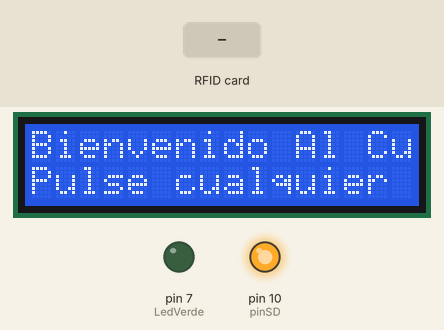
This sketch was run on a simulated Arduino Uno, built with avr-gcc and run on an emulated ATmega328P. On the bench: 16×2 character LCD, output pins drawn as LEDs (lit = HIGH). The inputs (shaded band) are chosen by the test bench. The local clock reads 2024-03-15 10:24:30 at power-on unless the sketch sets it; storage starts empty.

Above: at 0.21 s.
At 1.36 s:
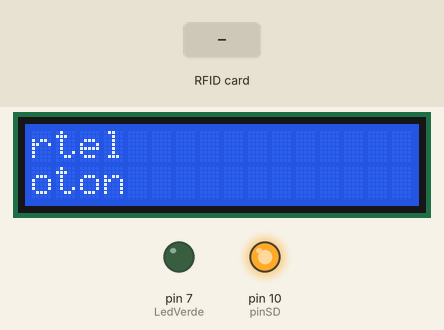
1.4 s: RFID card 4C 8F 7E 6E held to the reader
At 1.8 s:
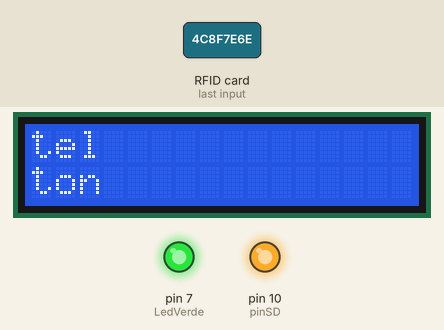
Timing chart, 0 to 4.4 s (numbered marks = the images above; inputs shaded):
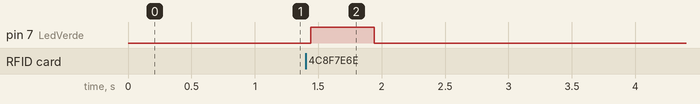

Measured:
- after the input at 1.4 s, pin 7 (LedVerde): LOW → HIGH at once, → LOW 0.50 s later
- what the display in image 2 shows lasts 0.6 s, from 1.4 s to 2.0 s

The sketch:

Proyecto-Final-anterior.ino
```cpp
#include <SPI.h>       // libreria comunicacion SPI
#include <MFRC522.h>   // libreria del Lector RFID
#include <Wire.h>    // libreria comunicacion I2C
#include <Time.h>     // libreria para el tiempo
#include <DS1307RTC.h>   // libreria del reloj
#include <SD.h>       // libreria para la memoria SD
#include <LCD.h>
#include <LiquidCrystal_I2C.h>

#define RST_PIN 9 // Configurable, pin 9 para Reset del MFRC522
#define SS_PIN 8 // Configurable, pin 8 para el selector de chip del MFRC522

LiquidCrystal_I2C lcd(0x27, 2, 1, 0, 4, 5, 6, 7);

const int pulsadorIngresoPin = 2;
const int pulsadorEgresoPin = 3;

const char *Mes[13] = {" ",        // arreglo de meses
  "Ene", "Feb", "Mar", "Abr", "May", "Jun",
  "Jul", "Ago", "Sep", "Oct", "Nov", "Dic"
};

File myFile;

MFRC522 mfrc522(SS_PIN, RST_PIN); // Create MFRC522 instance

String read_rfid;   // variable donde almacena la tarjeta leida
String tag[4] = {"4c8f7e6e", "707870a4", "a49839a5", "d7485d79"};   // tag Almacenados
boolean P1=false ,P2= false ,P3=false ,P4=false;    // condiciones para los estados de entrada o salida
String nombre[5] = { "Lean ", "Maria ", "Pedro ", "Sofia ", "Desconocido "};   // Usuarios registrados

int pinSD = 10;    // pin selector para la SD
int LedVerde=7;    // pin 7 para el led verde

void setup() {
  pinMode(LedVerde,OUTPUT);    // pin 7 se declara como salida
  lcd.setBacklightPin(3, POSITIVE);
  lcd.setBacklight(HIGH);
  lcd.begin(16, 2);
  lcd.clear();
  SPI.begin();            // se inicializa la comunicacion SPI
  mfrc522.PCD_Init();     // se inicia el modulo lector RFID
  if (!SD.begin(pinSD)) {     // se compruba que este activa la tarjeta SD
    lcd.println("Inicializacion fallida!");
    return;
  }
  lcd.println("Inicializacion lista.");

  pinMode(pulsadorIngresoPin, INPUT);
  pinMode(pulsadorEgresoPin, INPUT);
}


// funcion para leer los bloques de la tarjeta RFID
void dump_byte_array(byte *buffer, byte bufferSize) {
read_rfid="";
for (byte i = 0; i < bufferSize; i++) {
read_rfid=read_rfid + String(buffer[i], HEX);
}
}

void loop() {
  lcd.setCursor(1, 0);
  lcd.print("Bienvenido Al Cuartel  ");
  lcd.setCursor(1, 1);
  lcd.print("Pulse cualquier boton");
  lcd.scrollDisplayLeft();

  if(!mfrc522.PICC_IsNewCardPresent())   // comprueba si no existe alguna targeta presente en el lector
  return;

  if(!mfrc522.PICC_ReadCardSerial())     // comprueba si no se ha leido la tarjeta
  return;

  dump_byte_array(mfrc522.uid.uidByte, mfrc522.uid.size);       // va a la funcion para leer el codigo de la tarjeta
  registro();  // entra en el registro de evento
  digitalWrite(LedVerde,LOW);   // apaga el led indicador
}


// registro de evento
void registro()
{
  myFile = SD.open("registro.txt", FILE_WRITE);  // abre el archivo Registro donde se guardan los datos obtenidos
  tmElements_t tm;      // reasiga nombre a variable
  RTC.read(tm);     // lee los datos del reloj
  ingreso();      // va a la funcion ingreso para indicar su estado si es entrada o salida
  Serial.print(",");  // separadores de datos
  myFile.print(",");
  Personal();   // va a la funcion personal para identicar el tag leido
  Serial.print(",");
  myFile.print(",");
  Serial.print("UID:");
  //myFile.print("UID:");
  Serial.print(read_rfid);    // ID del tag leido
  myFile.print(read_rfid);    // guarda el tag leido en la memoria SD
  Serial.print(",");
  myFile.print(",");
//Registra Hora
  Serial.print(" Hora:");
  //myFile.print(" Hora:");
    print2digits(tm.Hour);
    Serial.write(':');
    myFile.print(":");
    print2digits(tm.Minute);
    Serial.write(':');
    myFile.print(":");
    print2digits(tm.Second);
    Serial.print(",");
    myFile.print(",");
// Registro de fecha
    Serial.print(" Fecha(D/M/Y):");
    //myFile.print(" Fecha(D/M/Y):");
    Serial.print(tm.Day);
    myFile.print(tm.Day);
    Serial.write('/');
    myFile.print("/");
    Serial.print(Mes[tm.Month]);
    myFile.print(Mes[tm.Month]);
    Serial.write('/');
    myFile.print("/");
    Serial.print(tmYearToCalendar(tm.Year));
    myFile.print(tmYearToCalendar(tm.Year));
    Serial.println();
    myFile.println();// realiza un salto de linea en la memoria SD
    myFile.close();     // cierra el archivo de la SD
    digitalWrite(LedVerde,HIGH);   // enciende el led verde
    delay(500);   // esperaa 1/2 segundo
}

// le asiga un cero si el digito es mejor a 10
void print2digits(int numero) {
  if (numero >= 0 && numero < 10) {  // si el digito es menor de 10 y mayor o igual a cero
    Serial.write('0');     // coloca un cero
    myFile.print("0");
  }
  Serial.print(numero);
  myFile.print(numero);
}


// identificacion de personal
void Personal(){
  if(tag[0] == read_rfid){      // tag de Persona 1
    Serial.print(nombre[0]);
    myFile.print(nombre[0]);
  }
    if(tag[1] == read_rfid){    // tag de persons 2
    Serial.print(nombre[1]);
    myFile.print(nombre[1]);
  }
    if(tag[2] == read_rfid){     // tag de persona 3
    Serial.print(nombre[2]);
    myFile.print(nombre[2]);
  }
    if(tag[3] == read_rfid){   //  tag de persons 4
    Serial.print(nombre[3]);
    myFile.print(nombre[3]);
  }
    if( tag[0] != read_rfid && tag[1] != read_rfid && tag[2] != read_rfid && tag[3] != read_rfid){    // si el tag no esta Registrado
    Serial.print(nombre[4]);
    myFile.print(nombre[4]);
  }
}


// comprobacion de estado del ingreso
void ingreso(){
  bool x = false;   // condicion inicial
    if(tag[0] == read_rfid && P1 == false && x==false){  // condicion para entrada de persona 1
      Serial.print("Entrada ");
      myFile.print("Entrada ");
      P1 = true;
      x=true;
    }
     if(tag[0] == read_rfid && P1 == true  && x==false){   // condicion para salida de persona 1
      Serial.print("Salida ");
      myFile.print("Salida ");
      P1 = false;
      x=true;
    }
      if(tag[1] == read_rfid && P2 == false && x==false){    // condicion para entrada de persona 2
      Serial.print("Entrada ");
      myFile.print("Entrada ");
      P2 = true;
      x=true;
    }
      if(tag[1] == read_rfid && P2 == true && x==false){   // condicion para salida de persona 2
      Serial.print("Salida ");
      myFile.print("Salida ");
      P2 = false;
      x=true;
    }
      if(tag[2] == read_rfid && P3 == false && x==false){   // condicion para salida de persona 3
      Serial.print("Entrada ");
      myFile.print("Entrada ");
      P3 = true;
      x=true;
    }
      if(tag[2] == read_rfid && P3 == true && x==false){   // condicion para salida de persona 3
      Serial.print("Salida ");
      myFile.print("Sallida ");
      P3 = false;
      x=true;
    }
      if(tag[3] == read_rfid && P4== false && x==false){    // condicion para salida de persona 4
      Serial.print("Entrada ");
      myFile.print("Entrada ");
      P4 = true;
      x=true;
    }
      if(tag[3] == read_rfid && P4 == true && x==false){     // condicion para salida de persona 4
      Serial.print("Salida ");
      myFile.print("Salida ");
      P4 = false;
      x=true;
    }

}
```
